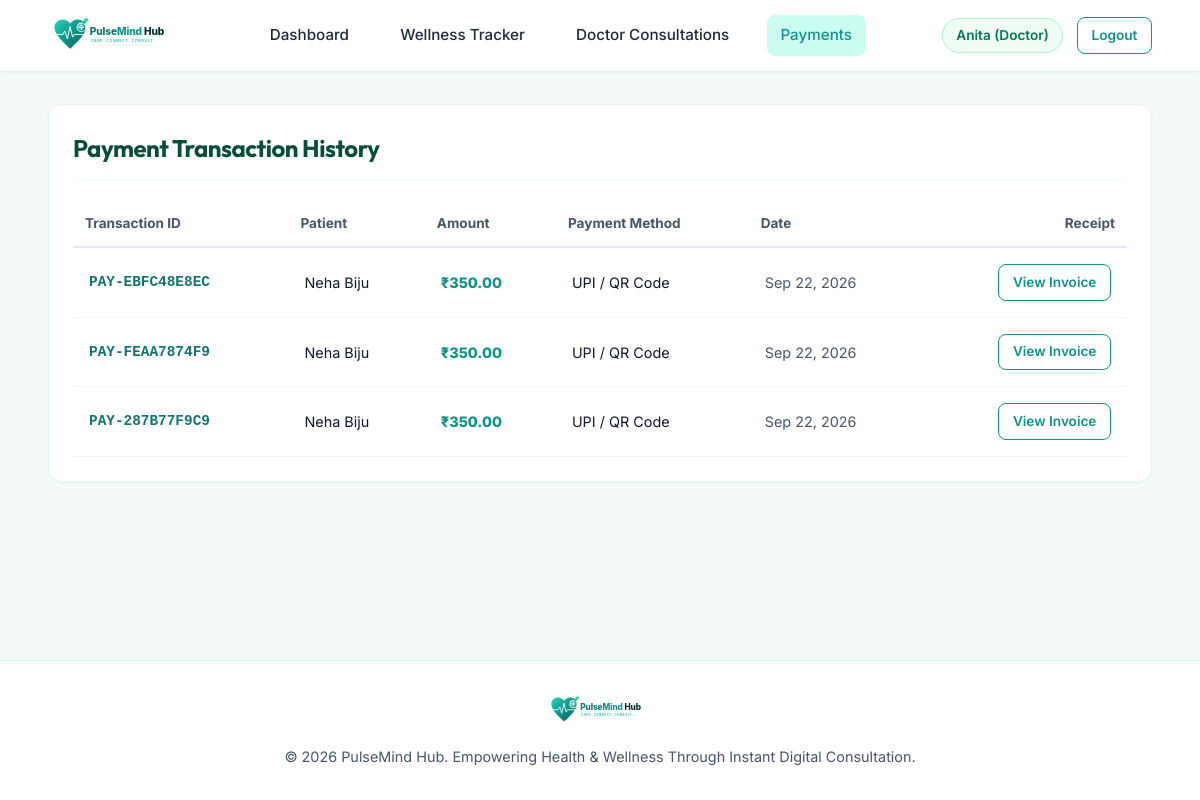
/payments/history/ (signed in), run on the app's committed database.
### accounts/models.py (models this page shows, shortened)
class CustomUser(AbstractUser):
    ROLE_CHOICES = (
        ('PATIENT', 'Patient'),
        ('DOCTOR', 'Doctor'),
        ('ADMIN', 'Admin'),
    )
    role = models.CharField(max_length=10, choices=ROLE_CHOICES, default='PATIENT')
    phone = models.CharField(max_length=20, blank=True, null=True)
    profile_picture = models.ImageField(upload_to='profiles/', blank=True, null=True)
    bio = models.TextField(blank=True, null=True)
    specialization = models.CharField(max_length=100, blank=True, null=True, help_text="For Doctors: e.g., Cardiologist, Psychiatrist, General Physician")
    qualification = models.CharField(max_length=100, blank=True, null=True, help_text="e.g. MBBS, MD, PhD")
    consultation_fee = models.DecimalField(max_digits=10, decimal_places=2, default=500.00, help_text="Fee charged per consultation (₹)")
    experience_years = models.PositiveIntegerField(default=5, help_text="Years of medical practice")
    wellness_goal = models.CharField(max_length=255, blank=True, null=True, default="Improve daily sleep and stay hydrated")
    emergency_contact_name = models.CharField(max_length=100, blank=True, null=True)
    emergency_contact_phone = models.CharField(max_length=20, blank=True, null=True)
    @property
    def is_doctor(self):
        return self.role == 'DOCTOR'
    @property
    def is_admin(self):
        return self.role == 'ADMIN' or self.is_superuser or self.is_staff

### payments/models.py (models this page shows, shortened)
class PaymentTransaction(models.Model):
    METHOD_CHOICES = (
        ('CARD', 'Credit / Debit Card'),
        ('UPI', 'UPI / QR Code'),
        ('NETBANKING', 'Net Banking'),
        ('WALLET', 'Digital Wallet'),
    )
    STATUS_CHOICES = (
        ('COMPLETED', 'Completed'),
        ('PENDING', 'Pending'),
        ('FAILED', 'Failed'),
        ('REFUNDED', 'Refunded'),
    )
    appointment = models.OneToOneField(Appointment, on_delete=models.CASCADE, related_name='payment_transaction')
    patient = models.ForeignKey(settings.AUTH_USER_MODEL, on_delete=models.CASCADE, related_name='payments_made')
    doctor = models.ForeignKey(settings.AUTH_USER_MODEL, on_delete=models.CASCADE, related_name='payments_received')
    amount = models.DecimalField(max_digits=10, decimal_places=2)
    transaction_id = models.CharField(max_length=100, unique=True, default=uuid.uuid4)
    payment_method = models.CharField(max_length=20, choices=METHOD_CHOICES, default='CARD')
    status = models.CharField(max_length=20, choices=STATUS_CHOICES, default='COMPLETED')
    created_at = models.DateTimeField(auto_now_add=True)
    class Meta:
        ordering = ['-created_at']

### payments/views.py (the view)
# urls.py: path('history/', views.payment_history, name='history'),
@login_required
def payment_history(request):
    if request.user.is_doctor:
        payments = PaymentTransaction.objects.filter(doctor=request.user)
    else:
        payments = PaymentTransaction.objects.filter(patient=request.user)
    return render(request, 'payments/history.html', {'payments': payments})

### templates/payments/history.html (shortened to what this page needs)
{% extends 'base.html' %}
{% block content %}
<div class="card">
    <div class="card-header">
        <h2>Payment Transaction History</h2>
    </div>
    {% if payments %}
    <table style="width: 100%; border-collapse: collapse; margin-top: 1rem;">
        <thead>
            <tr style="border-bottom: 2px solid #e2e8f0; text-align: left; font-size: 0.85rem; color: var(--muted-text);">
                <th style="padding: 0.75rem;">Transaction ID</th>
                <th style="padding: 0.75rem;">
                    {% if user.is_doctor %}
                        Patient
                    {% else %}
                        Doctor
                    {% endif %}
                </th>
                <th style="padding: 0.75rem;">Amount</th>
                <th style="padding: 0.75rem;">Payment Method</th>
                <th style="padding: 0.75rem;">Date</th>
                <th style="padding: 0.75rem; text-align: right;">Receipt</th>
            </tr>
        </thead>
        <tbody>
            {% for p in payments %}
            <tr style="border-bottom: 1px solid #f1f5f9; font-size: 0.9rem;">
                <td style="padding: 1rem; font-family: monospace; font-weight: 700; color: #0f766e;">
                    {{ p.transaction_id }}
                </td>
                <td style="padding: 1rem;">
                    {% if user.is_doctor %}
                        {{ p.patient.get_full_name|default:p.patient.username }}
                    {% else %}
                        Dr. {{ p.doctor.get_full_name|default:p.doctor.username }}
                    {% endif %}
                </td>
                <td style="padding: 1rem; font-weight: 800; color: #0d9488;">
                    ₹{{ p.amount }}
                </td>
                <td style="padding: 1rem;">
                    {{ p.get_payment_method_display }}
                </td>
                <td style="padding: 1rem; color: var(--muted-text);">
                    {{ p.created_at|date:"M d, Y" }}
                </td>
                <td style="padding: 1rem; text-align: right;">
                    <a href="{% url 'payments:receipt' p.transaction_id %}"
                       class="btn btn-secondary btn-sm">
                        View Invoice
                    </a>
                </td>
            </tr>
            {% endfor %}
        </tbody>
    </table>
    {% else %}
    <div style="text-align: center; padding: 3rem; color: var(--muted-text);">
        No payment transactions found.
    </div>
    {% endif %}
</div>
{% endblock %}

### templates/base.html (shortened to what this page needs)
{% load static %}
<!DOCTYPE html>
<html lang="en">
<head>
    <link rel="stylesheet" href="{% static 'css/styles.css' %}">
</head>
<body>
    <nav class="navbar">
        <div class="navbar-container">
            <a href="{% url 'dashboard:index' %}" class="navbar-brand">
                <img src="{% static 'images/logo.svg' %}"
                     alt="PulseMind Hub"
                     class="navbar-logo">
            </a>
            {% if user.is_authenticated %}
                {% if user.is_admin %}
                    <ul class="nav-links">
                        <li>
                            <a href="{% url 'dashboard:index' %}"
                               class="nav-link {% if request.resolver_match.app_name == 'dashboard' %}active{% endif %}">
                                Admin Dashboard
                            </a>
                        </li>
                        <li>
                            <a href="{% url 'accounts:admin_user_list' %}"
                               class="nav-link {% if request.resolver_match.url_name == 'admin_user_list' or request.resolver_match.url_name == 'admin_user_add' or request.resolver_match.url_name == 'admin_user_edit' %}active{% endif %}">
                                User Management
                            </a>
                        </li>
                        <li>
                            <a href="{% url 'accounts:admin_consultations' %}"
                               class="nav-link {% if request.resolver_match.url_name == 'admin_consultations' %}active{% endif %}">
                                Consultations Audit
                            </a>
                        </li>
                        <li>
                            <a href="{% url 'accounts:admin_payments' %}"
                               class="nav-link {% if request.resolver_match.url_name == 'admin_payments' %}active{% endif %}">
                                Financial Audit
                            </a>
                        </li>
                    </ul>
                    <div style="display:flex; align-items:center; gap:0.85rem;">
                        <div class="user-badge"
                             style="background:#fef3c7; color:#92400e; border-color:#fde68a;">
                            Admin: {{ user.username }}
                        </div>
                        <a href="{% url 'accounts:logout' %}"
                           class="btn btn-secondary btn-sm">
                            Logout
                        </a>
                    </div>
                {% else %}
                    <ul class="nav-links">
                        <li>
                            <a href="{% url 'dashboard:index' %}"
                               class="nav-link {% if request.resolver_match.app_name == 'dashboard' %}active{% endif %}">
                                Dashboard
                            </a>
                        </li>
                        <li>
                            <a href="{% url 'wellness:index' %}"
                               class="nav-link {% if request.resolver_match.app_name == 'wellness' %}active{% endif %}">
                                Wellness Tracker
                            </a>
                        </li>
                        <li>
                            <a href="{% url 'consultations:doctors' %}"
                               class="nav-link {% if request.resolver_match.app_name == 'consultations' %}active{% endif %}">
                                Doctor Consultations
                            </a>
                        </li>
                        <li>
                            <a href="{% url 'payments:history' %}"
                               class="nav-link {% if request.resolver_match.app_name == 'payments' %}active{% endif %}">
                                Payments
                            </a>
                        </li>
                    </ul>
                    <div style="display:flex; align-items:center; gap:0.85rem;">
                        <a href="{% url 'accounts:profile' %}" class="user-badge">
                            {{ user.get_full_name|default:user.username }}
                            ({% if user.is_doctor %}Doctor{% else %}Patient{% endif %})
                        </a>
                        <a href="{% url 'accounts:logout' %}"
                           class="btn btn-secondary btn-sm">
                            Logout
                        </a>
                    </div>
                {% endif %}
            {% endif %}
        </div>
    </nav>
    <main class="main-wrapper">
        {% block content %}{% endblock %}
    </main>
    <footer>
        <div style="
            max-width:1600px;
            width:96%;
            margin:0 auto;
            padding:0 1.5rem;
            display:flex;
            flex-direction:column;
            align-items:center;
            gap:0.5rem;
        ">
            <img src="{% static 'images/logo.svg' %}"
                 alt="PulseMind Hub"
                 style="height:36px;">
            <p style="margin-top:0.5rem;">
                © 2026 PulseMind Hub. Empowering Health & Wellness Through Instant Digital Consultation.
            </p>
        </div>
    </footer>
</body>
</html>

### static/css/styles.css (style rules this page uses)
:root { --primary: #0d9488; --primary-hover: #0f766e; --primary-light: #ccfbf1; --primary-subtle: #f0fdf4; --secondary: #10b981; --secondary-hover: #059669; --accent: #2dd4bf; --dark-text: #0f172a; --muted-text: #475569; --light-bg: #f8fafc; --card-bg: #ffffff; --border-color: #e2e8f0; --shadow-sm: 0 1px 3px rgba(13, 148, 136, 0.08); --shadow-md: 0 4px 14px rgba(13, 148, 136, 0.12); --shadow-lg: 0 10px 25px rgba(13, 148, 136, 0.18); --shadow-glow: 0 0 20px rgba(45, 212, 191, 0.35); --radius-sm: 8px; --radius-md: 14px; --radius-lg: 20px; --transition: all 0.25s cubic-bezier(0.4, 0, 0.2, 1); }
* { box-sizing: border-box; margin: 0; padding: 0; }
body { font-family: 'Inter', system-ui, -apple-system, sans-serif; background-color: #f4fbf7; color: var(--dark-text); line-height: 1.6; min-height: 100vh; display: flex; flex-direction: column; }
h1, h2, h3, h4, h5, h6 { font-family: 'Outfit', sans-serif; color: #064e3b; font-weight: 700; letter-spacing: -0.02em; }
a { color: var(--primary); text-decoration: none; transition: var(--transition); }
.navbar { background: rgba(255, 255, 255, 0.95); backdrop-filter: blur(12px); border-bottom: 1px solid #d1fae5; position: sticky; top: 0; z-index: 1000; box-shadow: var(--shadow-sm); }
.navbar-container { max-width: 1600px; width: 96%; margin: 0 auto; padding: 0.85rem 1.5rem; display: flex; align-items: center; justify-content: space-between; }
.navbar-brand { display: flex; align-items: center; gap: 0.75rem; }
.navbar-logo { height: 44px; width: auto; }
.nav-links { display: flex; align-items: center; gap: 1.5rem; list-style: none; }
.nav-link { font-weight: 500; font-size: 0.95rem; color: #1e293b; padding: 0.5rem 0.85rem; border-radius: var(--radius-sm); display: flex; align-items: center; gap: 0.4rem; }
.nav-link:hover, .nav-link.active { color: var(--primary); background: var(--primary-light); }
.user-badge { background: var(--primary-subtle); border: 1px solid #a7f3d0; padding: 0.35rem 0.85rem; border-radius: 50px; font-size: 0.85rem; font-weight: 600; color: #047857; display: flex; align-items: center; gap: 0.5rem; }
.btn { display: inline-flex; align-items: center; justify-content: center; gap: 0.5rem; padding: 0.65rem 1.35rem; font-weight: 600; font-size: 0.925rem; border-radius: var(--radius-md); border: none; cursor: pointer; transition: var(--transition); text-decoration: none; }
.btn-secondary { background: #ffffff; color: var(--primary); border: 1.5px solid var(--primary); }
.btn-sm { padding: 0.4rem 0.85rem; font-size: 0.85rem; border-radius: var(--radius-sm); }
.main-wrapper { flex: 1; max-width: 1600px; width: 96%; margin: 2rem auto; padding: 0 1.5rem; }
.card { background: var(--card-bg); border-radius: var(--radius-md); border: 1px solid #e6f4ed; box-shadow: var(--shadow-sm); padding: 1.5rem; margin-bottom: 1.5rem; transition: var(--transition); }
.card-header { display: flex; align-items: center; justify-content: space-between; margin-bottom: 1.25rem; padding-bottom: 0.75rem; border-bottom: 1px solid #f0fdf4; }
footer { background: #ffffff; border-top: 1px solid #d1fae5; padding: 2rem 0; margin-top: 3rem; text-align: center; color: var(--muted-text); font-size: 0.9rem; }

### data on the page
CustomUser: get_full_name "Anita"
PaymentTransaction: transaction_id "PAY-EBFC48E8EC", patient.get_full_name "Neha Biju", amount "350.00", payment_method "UPI / QR Code", created_at "Sep 22, 2026"
PaymentTransaction: transaction_id "PAY-FEAA7874F9", patient.get_full_name "Neha Biju", amount "350.00", payment_method "UPI / QR Code", created_at "Sep 22, 2026"
PaymentTransaction: transaction_id "PAY-287B77F9C9", patient.get_full_name "Neha Biju", amount "350.00", payment_method "UPI / QR Code", created_at "Sep 22, 2026"
